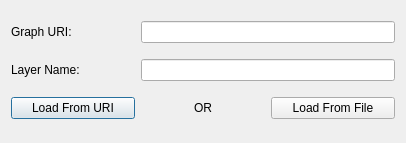
<?xml version="1.0" encoding="UTF-8"?>
<ui version="4.0">
 <class>LoadGraphDialog</class>
 <widget class="QDialog" name="LoadGraphDialog">
  <property name="geometry">
   <rect>
    <x>0</x>
    <y>0</y>
    <width>406</width>
    <height>143</height>
   </rect>
  </property>
  <property name="windowTitle">
   <string>Dialog</string>
  </property>
  <layout class="QGridLayout" name="gridLayout">
   <item row="0" column="0">
    <widget class="QLabel" name="graphURILabel">
     <property name="text">
      <string>Graph URI:</string>
     </property>
    </widget>
   </item>
   <item row="0" column="1" colspan="2">
    <widget class="QLineEdit" name="graphURIEdit"/>
   </item>
   <item row="1" column="0">
    <widget class="QLabel" name="layerNameLabel">
     <property name="text">
      <string>Layer Name:</string>
     </property>
    </widget>
   </item>
   <item row="1" column="1" colspan="2">
    <widget class="QLineEdit" name="layerNameEdit"/>
   </item>
   <item row="2" column="0">
    <widget class="QPushButton" name="loadFromURIButton">
     <property name="text">
      <string>Load From URI</string>
     </property>
    </widget>
   </item>
   <item row="2" column="1">
    <widget class="QLabel" name="OrLabel">
     <property name="text">
      <string>OR</string>
     </property>
     <property name="alignment">
      <set>Qt::AlignCenter</set>
     </property>
    </widget>
   </item>
   <item row="2" column="2">
    <widget class="QPushButton" name="loadFromFileButton">
     <property name="text">
      <string>Load From File</string>
     </property>
    </widget>
   </item>
  </layout>
 </widget>
 <resources/>
 <connections/>
</ui>
